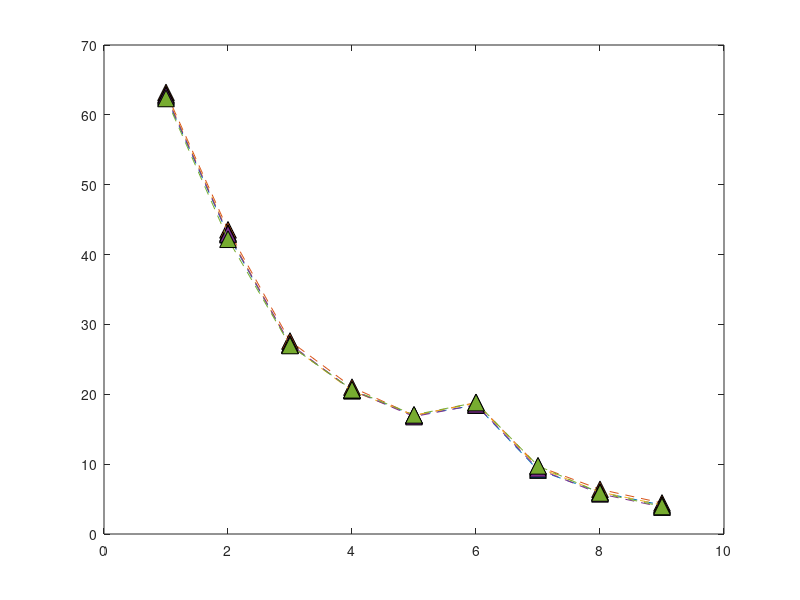

Write the MATLAB code that produced this figure. (Note: this script raises an error after producing the figure.)
clear;
close all;
%AS3959 firebrand mass flux vertical distribution Forest FDI50.

Firebrand_flux_BAL12p5 = [62.56	42.84	27.05	20.61	16.96	18.45	9.15	5.98	4.14];
Firebrand_flux_BAL19 = [63.20	43.54	27.62	21.02	16.96	18.81	9.70	6.39	4.44];
Firebrand_flux_BAL29 = [62.90	43.09	27.04	20.50	16.97	18.73	9.52	6.01	4.16];
Firebrand_flux_BAL40 = [62.74	42.96	27.19	20.59	16.81	18.49	9.33	5.75	3.85];
Firebrand_flux_BALFZ = [62.35	42.20	26.99	20.65	17.06	18.82	9.76	5.88	3.95];

plot([Firebrand_flux_BAL12p5],'^--','MarkerSize',12,'MarkerEdgeColor','black','MarkerFaceColor',[0, 0.4470, 0.7410]);
hold on
plot([Firebrand_flux_BAL19],'^--','MarkerSize',12,'MarkerEdgeColor','black','MarkerFaceColor',[0.8500, 0.3250, 0.0980]);
plot([Firebrand_flux_BAL29],'^--','MarkerSize',12,'MarkerEdgeColor','black','MarkerFaceColor',[0.9290, 0.6940, 0.1250]);
plot([Firebrand_flux_BAL40],'^--','MarkerSize',12,'MarkerEdgeColor','black','MarkerFaceColor',[0.4940, 0.1840, 0.5560]);
plot([Firebrand_flux_BALFZ],'^--','MarkerSize',12,'MarkerEdgeColor','black','MarkerFaceColor',[0.4660, 0.6740, 0.1880]);
ax = gca;
ax.XTickLabels = {'x=130 m','x=140 m','x=150 m','x=160 m','x=170 m','x=180 m','x=190 m','x=200 m','x=210 m'};

grid on;


box on
xtickangle(45)
xlabel('Vertical plane location','FontWeight','bold','FontSize',20,...
    'FontName','Calibri');
ylabel('Firebrand mass flux (kg.s^{-1})','FontWeight','bold','FontSize',20,...
    'FontName','Calibri');

set(gca,'fontsize',18);

legend('BAL 12.5','BAL 19','BAL 29','BAL 40','BAL FZ')
